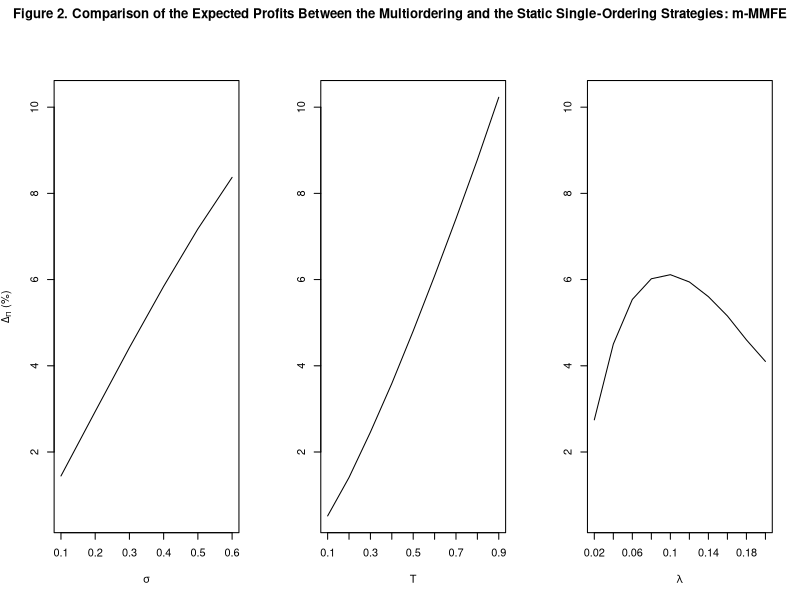

Write R code to recreate this figure.
#################
# R code for analyzing output and plot figures
# v1.0 (organized on 2013-04-17)
#################

#NEED TO FIRST SET R WORKING DIRECTORY TO WHERE THE FILES ARE LOCATED!!!
    setwd("/Users/buxx/Desktop/test/")

#read the output file
    data <- read.table("FNV-mMMFE.txt", header=TRUE)

#calculate the statistics:

#percentage difference in expected profits of the Multi- and Single-ordering models
    data$deltaPi <- 100*(data$mean_M - data$mean_S)/data$mean_S

#percentage difference in Variance of the Multi- and Single-ordering models
    data$deltaVar <- 100*(data$var_M - data$var_S)/data$var_S

#calculate Coefficient of Variation
    data$CV_M <- sqrt(data$var_M)/data$mean_M
    data$CV_S <- sqrt(data$var_S)/data$mean_S

#percentage difference in Coefficient of Variation of the Multi- and Single-ordering models
    data$deltaCV <- 100*(data$CV_M - data$CV_S)/data$CV_S

#percentage difference in Positive Semi-Variance of the Multi- and Single-ordering models
    data$deltaSemivarU <- 100*(data$semivar_MU - data$semivar_SU)/data$semivar_SU

#percentage difference in Negative Semi-Variance of the Multi- and Single-ordering models
    data$deltaSemivarD <- 100*(data$semivar_MD - data$semivar_SD)/data$semivar_SD


#summarize the percentage difference to generate Table 1 of the paper
    summary(data[c('deltaPi', 'deltaVar', 'deltaCV', 'deltaSemivarD', 'deltaSemivarU')])



#prepare data for Figure 2
    subtotal_stdev <- aggregate(data[c('deltaPi', 'stdev')], by=list(data$stdev), FUN=mean)
    subtotal_T <- aggregate(data[c('deltaPi', 'T')], by=list(data$T), FUN=mean)
    subtotal_lambda <- aggregate(data[c('deltaPi', 'lambda')], by=list(data$lambda), FUN=mean)


#plot Figure2
    pdf('Figure2.pdf', width = 12, height = 5)
    par(oma=c(0,0,2,0))
    par(mfrow=c(1,3))


    yrange = range(subtotal_stdev$deltaPi, subtotal_T$deltaPi, subtotal_lambda$deltaPi)

    xrange = range(subtotal_stdev$stdev)
    plot(xrange, yrange, type="n", xlab=expression(sigma), ylab=expression(paste(Delta[Pi], " (%)")) , xaxt="n")
    lines(subtotal_stdev$stdev, subtotal_stdev$deltaPi, type="l")
    axis(side=1, at=seq(0.1,0.6,0.1), labels=seq(0.1,0.6,0.1))


    xrange = range(subtotal_T$T)
    plot(xrange, yrange, type="n", xlab="T", ylab="", xaxt="n")
    lines(subtotal_T$T, subtotal_T$deltaPi, type="l") 
    axis(side=1, at=seq(0.1,0.9,0.1), labels=seq(0.1,0.9,0.1))


    xrange = range(subtotal_lambda$lambda)
    plot(xrange, yrange, type="n", xlab=expression(lambda), ylab="", xaxt="n")
    lines(subtotal_lambda$lambda, subtotal_lambda$deltaPi, type="l") 
    axis(side=1, at=seq(0.02,0.2,0.02), labels=seq(0.02,0.2,0.02))

    title(main="Figure 2. Comparison of the Expected Profits Between the Multiordering and the Static Single-Ordering Strategies: m-MMFE", outer=T)

    dev.off()
